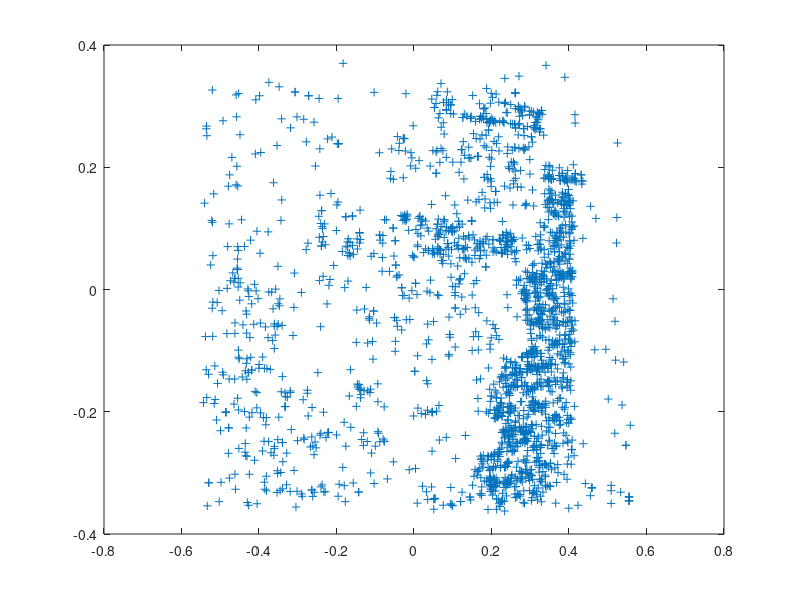

Source code (MATLAB): (Note: this script raises an error after producing the figure.)
clear
close all
clc

addpath ./data/
addpath ./code/

load data/compEx2data.mat



% for customized image 
% img_1 = imread("data/test1.jpg");
% img_width = size(img_1,2);
% img_height = size(img_1,1);
% f=26 %mm
% fx = img_width * f/40;
% cx = img_width/2;
% cy = img_height/2;
% K=[fx,0,cx; 0, fx , cy; 0, 0, 1];
%

% run extract_matched_points.m to getr x1 and x2
load matched_points.mat
x1 = [x1; ones(1,size(x1,2))];
x2 = [x2; ones(1,size(x2,2))];


% normalize x with N1 and N2
x_1_n = inv(K) * x1;
x_2_n = inv(K) * x2;

plot(x_1_n(1,:),x_1_n(2,:),'+');
plot(x_2_n(1,:),x_2_n(2,:),'+');

[ransac_E,epsilon, inliers_idx] = estimate_E_robust(K,x_1_n,x_2_n);
ransac_F = convert_E_to_F(ransac_E,K,K);
ransac_F = ransac_F ./ ransac_F(3,3);
ransac_l1 = ransac_F'*x2;
ransac_l2 = ransac_F*x1;

epsilon

%plot(diag(x{2}'*F*x{1}));


%%% debug %%%%
[P2,X]= get_P2_and_X_from_E(ransac_E,x_1_n(:,inliers_idx),x_2_n(:,inliers_idx));

plot3(X(1,:),X(2,:),X(3,:),'.' ,'color', 'b', 'MarkerSize',4);
hold on
P1= [diag([1 1 1]) [0 0 0]'];
plotcams({P1});
plotcams({P2});
axis equal
hold off

x_1_n_f=x_1_n(:,inliers_idx);
x_2_n_f=x_2_n(:,inliers_idx);

save("ce2_result.mat", "X","P2","P1","x_1_n_f","x_2_n_f");


